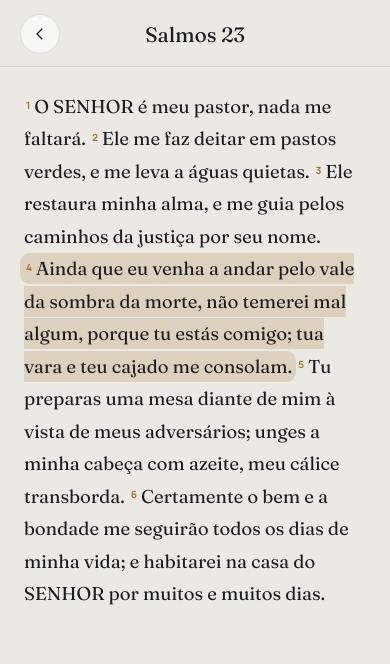
#> input picture site/img/capitulo.jpg, 780 x 1328 px (shown at 1/2 size)
$ python -i fabrica.py   (imports and definitions only)
#> lines starting #> are read from the running program, lines starting #| are printed output that depends on the picture
#!/usr/bin/env python3
"""Fábrica de vídeos verticais (Shorts/Reels/TikTok) a partir de uma narração.

Divisão de custo: o DeepSeek planeja e escreve código; scripts transcrevem, checam, renderizam e mixam;
o Claude só orquestra e olha UMA folha de prévia por vídeo.

Uso (JOB é uma pasta de trabalho, ex. trabalho/ep2):
  python3 fabrica.py transcrever JOB AUDIO     # Whisper local -> palavras.json, transcricao.txt, legendas
  python3 fabrica.py planejar    JOB [--tema T] [--estilo cyber|vox] [--max-novas 3]   # DeepSeek -> plano.json
  python3 fabrica.py cenas       JOB           # DeepSeek escreve as cenas 'novo:*' do plano
  python3 fabrica.py checar      JOB [--rodadas 2]   # quadros vazios/erros -> DeepSeek corrige sozinho
  python3 fabrica.py previa      JOB           # folha.png (12 quadros) para revisão humana/Claude
  python3 fabrica.py render      JOB [--fps 30] [--proc 3]   # MP4 final com áudio, efeitos e loudness
  python3 fabrica.py tudo        JOB AUDIO [--tema T] ...    # transcrever+planejar+cenas+checar+previa (para antes do render)
"""
import argparse, json, os, re, shutil, subprocess, sys, urllib.request, glob, math

AQUI = os.path.dirname(os.path.abspath(__file__))
MOTOR = os.path.join(AQUI, 'motor')
MODELO = os.path.join(AQUI, 'modelo', 'small')

def log(*a): print('[fabrica]', *a, file=sys.stderr, flush=True)
def sh(cmd, **kw): return subprocess.run(cmd, shell=isinstance(cmd, str), check=True, **kw)

# ---------------- DeepSeek ----------------
# [15 lines left out: function deepseek, not called in this run]

def extrair_json(txt):
    i, j = txt.find('{'), txt.rfind('}')
    return json.loads(txt[i:j + 1])

# ---------------- 1. transcrição ----------------
# [116 lines left out: functions garantir_modelo, agrupar_legendas, transcrever, catalogo, planejar, not called in this run]

# ---------------- 3. cenas novas (DeepSeek) ----------------
def contrato(): return open(f'{MOTOR}/contrato-cena.md').read()
# [34 lines left out: functions checar_sintaxe, escrever_cena, cenas, capturar, not called in this run]

def vazio(png):
#> called with png = '../../../site/img/capitulo.jpg'
    from PIL import Image
    im = Image.open(png).convert('RGB'); w, h = im.size
#> in vazio, im is the input picture: PIL image 780x1328 RGB; mean R, G, B 220.4, 216.2, 210.3
#> after `w, h = im.size`: w = 780; h = 1328
    reg = im.crop((0, int(h * .08), w, int(h * .56))).resize((180, 240))
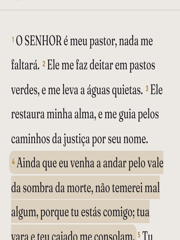
#> reg: PIL image 180x240 RGB; mean R, G, B 216.8, 211.6, 204.1
    px = list(reg.get_flattened_data() if hasattr(reg, 'get_flattened_data') else reg.getdata()); claro = sum(1 for p in px if max(p) > 70)
#> after `px = list(reg.get_flattened_data() if hasattr(reg, 'get_flattened_data`: px = 43200 items
#> after `claro = sum((1 for p in px if max(p) > 70))`: claro = 42766
    return claro / len(px)

# ---------------- 4. checagem automática + correção pelo DeepSeek ----------------
# [75 lines left out: functions checar, previa, render, not called in this run]

# [11 lines not run here, left out]

>>> result = vazio('../../../site/img/capitulo.jpg')
#> result = 0.99

$ run again, on site/img/feed.jpg
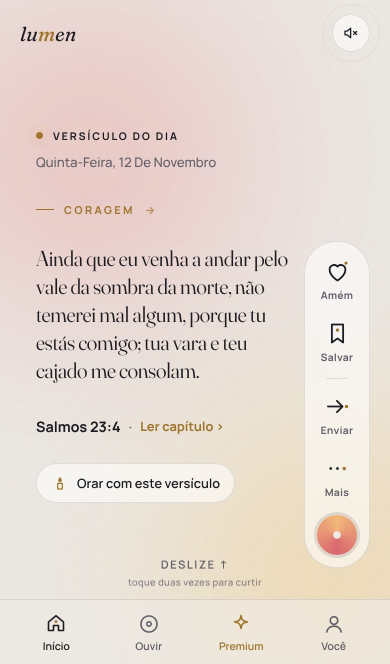
#> input picture site/img/feed.jpg, 780 x 1328 px (shown at 1/2 size)
#> in vazio, im is the input picture: PIL image 780x1328 RGB; mean R, G, B 230.5, 218.4, 210.6
#> in vazio, `reg = im.crop((0, int(h * .08), w, int(h * .56))).resize((180, 240))`:
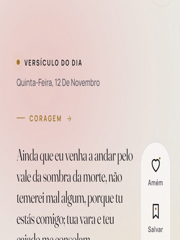
#> reg: PIL image 180x240 RGB; mean R, G, B 227.8, 212.4, 208.2
#> px = 43200 items
#> claro = 43171
#> result = 0.999

$ run again, on site/img/oracao.jpg
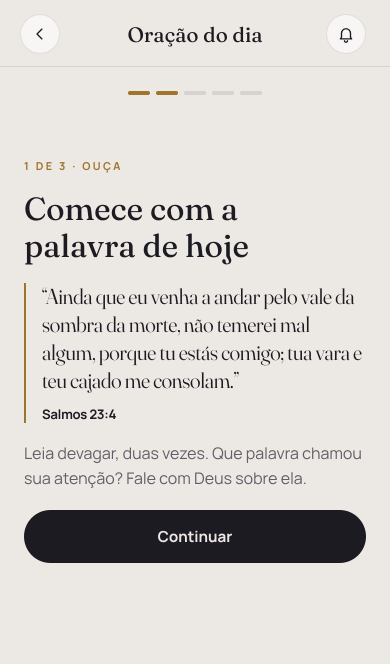
#> input picture site/img/oracao.jpg, 780 x 1328 px (shown at 1/2 size)
#> in vazio, im is the input picture: PIL image 780x1328 RGB; mean R, G, B 215.6, 212.6, 208.6
#> in vazio, `reg = im.crop((0, int(h * .08), w, int(h * .56))).resize((180, 240))`:
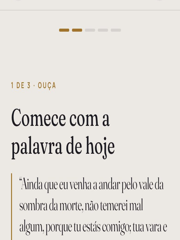
#> reg: PIL image 180x240 RGB; mean R, G, B 226.7, 223.5, 218.7
#> px = 43200 items
#> claro = 42675
#> result = 0.988
